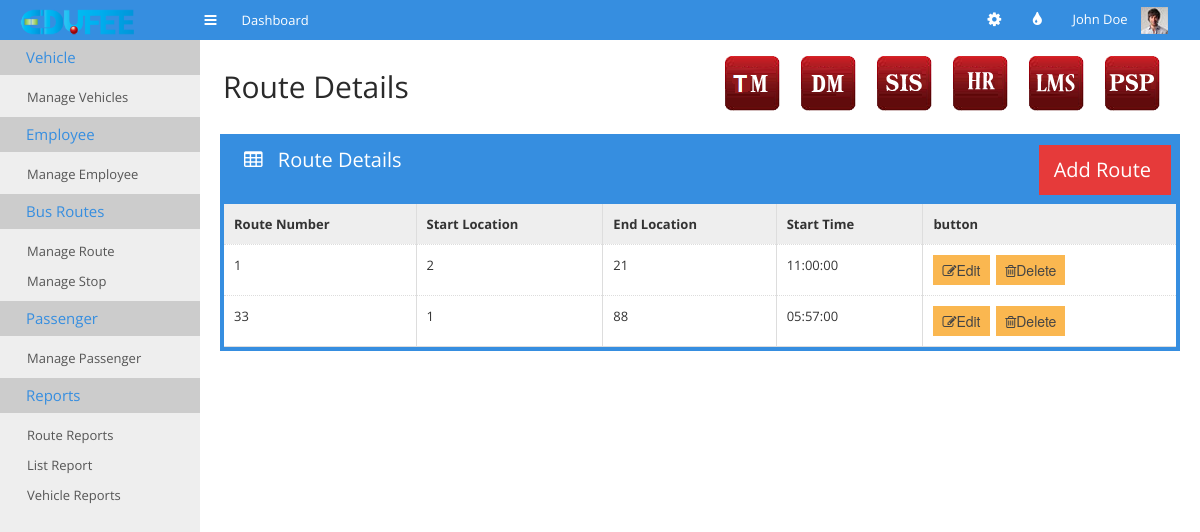
The page /tm-manage-routes.php on the database as committed earlier.
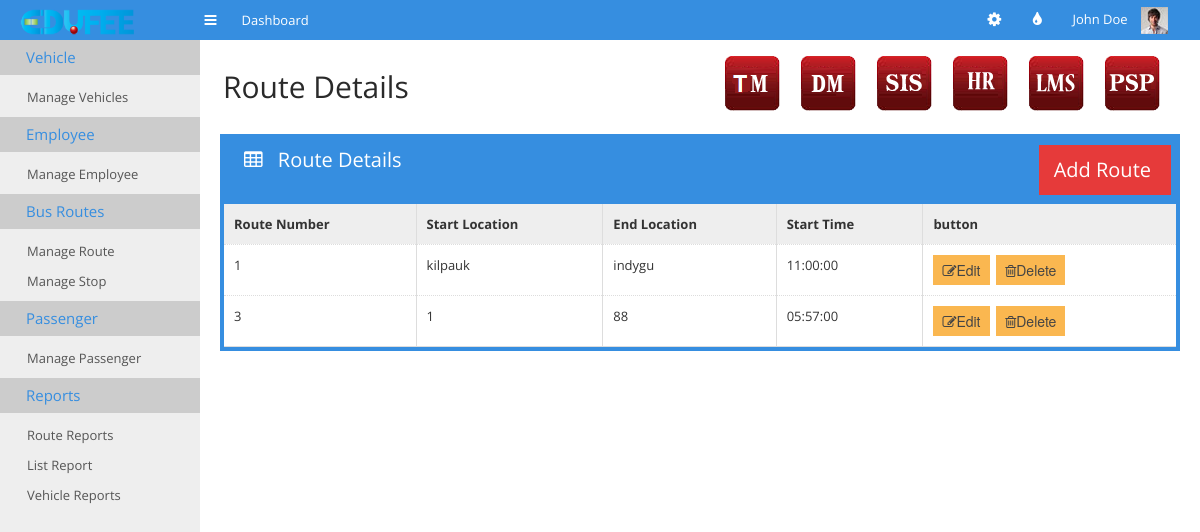
The same page on the database as committed later.
### tables this page shows
CREATE TABLE IF NOT EXISTS `tm_bus_route` (
  `route_number` int(11) DEFAULT NULL,
  `start_location` text,
  `end_location` text,
  `start_time` time DEFAULT NULL
);

### tm-manage-routes.php (the view, shortened to what this page needs)
 <!doctype html>
<html>
<head>
	<link rel="stylesheet" href="css/bootstrap.min.css">
	<link rel="stylesheet" href="css/bootstrap-responsive.min.css">
	<link rel="stylesheet" href="css/plugins/jquery-ui/smoothness/jquery-ui.css">
	<link rel="stylesheet" href="css/plugins/jquery-ui/smoothness/jquery.ui.theme.css">
	<link rel="stylesheet" href="css/style.css">
	<link rel="stylesheet" href="css/themes.css">
</head>
<body>
	<div id="navigation">
		<div class="container-fluid">
			<a href="#" id="brand"></a>
			<a href="#" class="toggle-nav" rel="tooltip" data-placement="bottom" title="Toggle navigation"><i class="icon-reorder"></i></a>
			<ul class='main-nav'>
				<li>
					<a href="index.html">
						<span>Dashboard</span>
					</a>
				</li>
			</ul>
			<div class="user">
				<ul class="icon-nav">
					<li class="dropdown sett">
						<a href="#" class='dropdown-toggle' data-toggle="dropdown"><i class="icon-cog"></i></a>
					</li>
					<li class='dropdown colo'>
						<a href="#" class='dropdown-toggle' data-toggle="dropdown"><i class="icon-tint"></i></a>
					</li>
				</ul>
				<div class="dropdown">
					<a href="#" class='dropdown-toggle' data-toggle="dropdown">John Doe <img src="img/demo/user-avatar.jpg" alt=""></a>
				</div>
			</div>
		</div>
	</div>
	<div class="container-fluid" id="content">
		<?php
require_once "cms.php";
?>
		<div id="main">
			<div class="container-fluid">
				<div class="page-header">
					<div class="pull-left">
						<h1>Route Details</h1>
					</div>
					<div class="pull-right">
					    <ul class="minitiles" style="display:inline !important;">
					    	<li><a href="tm_main.html"><img src="img/tm_icon.png" alt=""></a></li>
					        <li><a href="http://www.edufee.com/subscribe_donation/"><img src="img/dm_icon.png" alt=""></a></li>
					        <li> <a href="http://www.edufee.com/SIS/home/"><img src="img/sis_icon.png" alt="" style="border:none;" border="0"/></a> </li>
					    	<li><a href="http://www.edufee.com/hrm/symfony/web/index.php/admin/LandingPage"><img src="img/hr_icon.png" alt=""></a></li>
					        <li> <a href="http://www.edufee.com/openbiblio/catalog/home.php"><img src="img/lms_icon.png" alt="" style="border:none;" border="0"/></a> </li>
					      <li><a href="http://www.edufee.com/psp_dashboard/psp"><img src="img/psp_icon.png" alt="" border="0"/>
					      </a></li>
					    </ul>
					</div>
				</div>
			<div class="row-fluid">
					<div class="span12">
						<div class="box box-color box-bordered">
							<div class="box-title">
								<h3>
									<i class="icon-table"></i>
									Route Details
								</h3>
								<div class="pull-right" style="margin-right: 5px;">
								<ul class="pull-right stats"><li class="lightred">
								<a href="tm-add-route.php">
								<div  style="margin-right: 5px;">
											<h3>Add Route</h3>
								</div>
								</a>
									</li></ul>
									</div>
							</div>
							<div class="box-content nopadding">
								<table class="table table-hover table-nomargin table-bordered">
									<thead>
										<tr>
											<th>Route Number</th>
											<th>Start Location</th>
											<th class='hidden-350'>End Location</th>
											<th class='hidden-480'>Start Time</th>
											<th>button</th>
										</tr>
									</thead>
									<tbody>
									<?php
										require_once "datas.php";
										$dbconnection = connectSQL($dbdetails);
										if(mysqli_connect_errno())
								        {
								            echo "db_connection_fail";
								        }
								        else
								        {
								        	$sql="select * from tm_bus_route";
								        	$result=mysqli_query($dbconnection,$sql);
								        	while($row=mysqli_fetch_array($result))
											{
												echo '<tr><td>'.$row['route_number'].'</td><td>'.$row['start_location']
													.'</td><td class="hidden-350">'.$row['end_location']
													.'</td><td class="hidden-480">'.$row['start_time']
													.'</td><td><button class="edit btn btn-warning" value="'.$row['route_number']
													.'"><i class="icon-edit"></i>Edit</button><span>&nbsp&nbsp</span><button class="delete btn btn-warning" value="'.$row['route_number']
													.'"><i class="icon-trash"></i>Delete</button></td></tr>';
											}
								        }
									?>
									</tbody>
								</table>
							</div>
						</div>
					</div>
				</div>
			</div>
		</div>
</body>
</html>

Rows that differ between the two databases and show on the page:
removed tm_bus_route: route_number "33", start_location "1", end_location "88", start_time "05:57:00"
changed tm_bus_route "1": start_location "2" → "kilpauk"; end_location "21" → "indygu"
added tm_bus_route: route_number "3", start_location "1", end_location "88", start_time "05:57:00"
